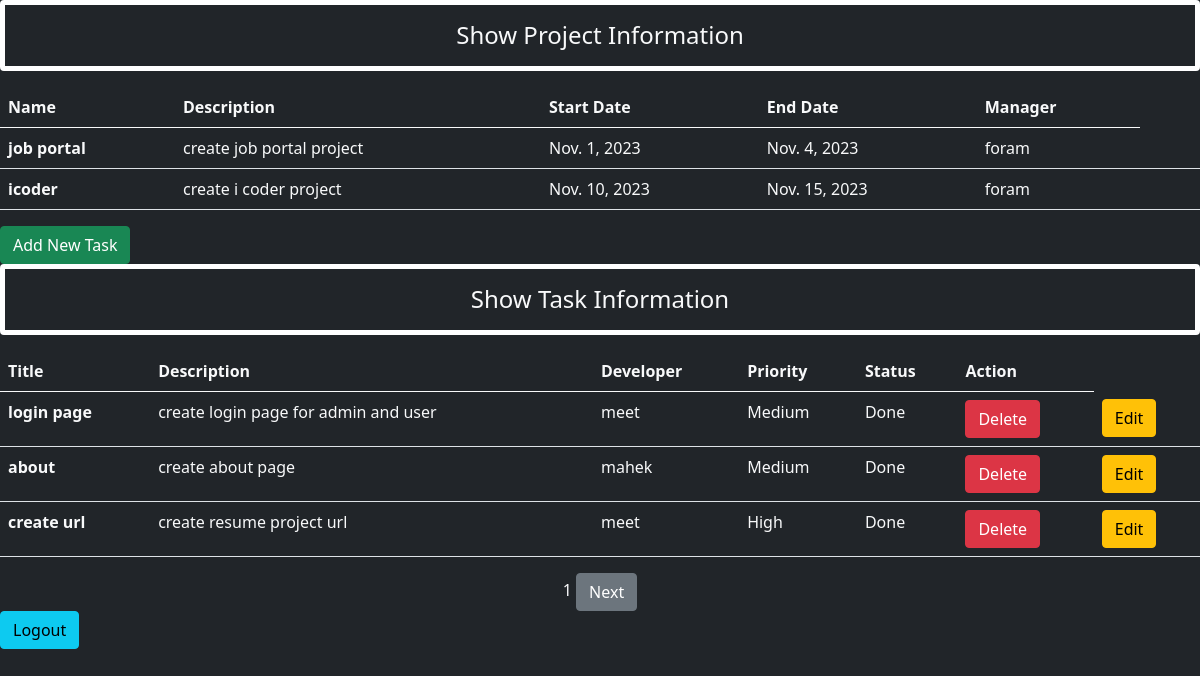
Page /manager_home/ (signed in) on the committed database.
### app/models.py (models this page shows, shortened)
class Project(models.Model):
    id = models.IntegerField(auto_created=True,primary_key=True)
    name = models.CharField(max_length=255)
    description = models.CharField(max_length=255)
    start_date = models.DateField(null=False)
    end_date = models.DateField(null=False)
    list_of_team_member = models.ForeignKey(User,on_delete=models.CASCADE)

class User(AbstractUser):
    is_developer = models.BooleanField('is_developer',default=False)
    is_manager = models.BooleanField('is_manager',default=False)
    is_admin = models.BooleanField('is_admin',default=False)

class Task(models.Model):
    id = models.IntegerField(auto_created=True,primary_key=True)
    title = models.CharField(max_length=255)
    description = models.CharField(max_length=255)
    priority = models.CharField(max_length=50,choices=Priority_choice)
    status = models.CharField(max_length=50,choices=status_choice)
    select_developer =models.ForeignKey(User,on_delete=models.CASCADE)

### app/views.py (the view)
# urls.py: path('manager_home/',views.manager_home,name='manager_home'),
def manager_home(request):
    if request.user.is_manager:
        name = request.user
        project = Project.objects.filter(list_of_team_member=name)
        tasks = Task.objects.all().order_by('status')
        p = Paginator(tasks, 3)
        page_number = request.GET.get('page')
        try:
            page_obj=p.get_page(page_number)
        except PageNotAnInteger:
            page_obj =p.page(1)
        except EmptyPage:
            page_obj=p.page(p.num_pages)
        return render(request,'app/manager_home.html',{'project':project,'tasks':tasks,'page_obj':page_obj})
    else:
        return HttpResponseRedirect('/login/')

### app/templates/app/manager_home.html (shortened to what this page needs)
<!DOCTYPE html>
<html lang="en">
<head>
    <link href="https://cdn.jsdelivr.net/npm/bootstrap@5.0.2/dist/css/bootstrap.min.css" rel="stylesheet">
</head>
<body class="bg-dark text-light">
    <div class="row">
        <div class="">
            <h4 class="text-center alert alert-grey border border-white border-5">Show Project Information</h4>
            {% if project %}
            <table class="table table-hover-light text-light">
                <thead>
                  <tr>
                    <th scope="col">Name</th>
                    <th scope="col">Description</th>
                    <th scope="col">Start Date</th>
                    <th scope="col">End Date</th>
                    <th scope="col">Manager</th>
                  </tr>
                </thead>
                <tbody>
                    {% for p in project %}
                  <tr>
                    <th scope="row">{{p.name}}</th>
                    <td>{{p.description}}</td>
                    <td>{{p.start_date}}
                    <td>{{p.end_date}}</td>
                    <td>{{p.list_of_team_member}}</td>
                    <td>
                    </td>
                    <td>
                  </tr>
                  {% endfor %}
                </tbody>
              </table>
            {% else %}
                <h4 class="text-center alert alert-grey border border-white">No record</h4>
            {% endif %}
            <a href="{% url "add_task" %}" class="btn btn-success btn-smx">Add New Task</a>
            <h4 class="text-center alert alert-grey border border-white border-5">Show Task Information</h4>
            {% if tasks %}
            <table class="table table-hover-light text-light">
                <thead>
                  <tr>
                    <th scope="col">Title</th>
                    <th scope="col">Description</th>
                    <th scope="col">Developer</th>
                    <th scope="col">Priority</th>
                    <th scope="col">Status</th>
                    <th scope="col">Action</th>
                  </tr>
                </thead>
                <tbody>
                    {% for p in page_obj.object_list %}
                  <tr>
                    <th scope="row">{{p.title}}</th>
                    <td>{{p.description}}</td>
                    <td>{{p.select_developer}}
                    <td>{{p.priority}}</td>
                    <td>{{p.status}}</td>
                    <td>
                         <form action="{% url 'deletetask' p.id %}" method='POST' class='d-inline'>
                            <input type="submit" value="Delete" class='btn btn-danger'>
                        </form>
                    </td>
                    <td>
                        <a href="{% url "updatetask" p.id %}" class="btn btn-warning btn-smx">Edit</a>
                  </tr>
                  {% endfor %}
                </tbody>
              </table>
            {% else %}
                <h4 class="text-center alert alert-warning">No record</h4>
                {% endif %}
                <center>
                  <span>{{page_obj.number}}</span>
                  {%if page_obj.has_next %}
                      <a href="?page={{page_obj.next_page_number}}" class="btn btn-secondary">Next</a>
                  {% endif %}
              </center>
              <a href="{% url "logout" %}" class="btn btn-info btn-smx">Logout</a>
        </div>
</body>
</html>

### rows in the picture
Project: name "job portal", description "create job portal project", start_date "Nov. 1, 2023", end_date "Nov. 4, 2023", list_of_team_member "foram"
Project: name "icoder", description "create i coder project", start_date "Nov. 10, 2023", end_date "Nov. 15, 2023", list_of_team_member "foram"
Task: title "login page", description "create login page for admin and user", select_developer "meet", priority "Medium", status "Done"
Task: title "about", description "create about page", select_developer "mahek", priority "Medium", status "Done"
Task: title "create url", description "create resume project url", select_developer "meet", priority "High", status "Done"

### other values in the picture
{{ page_obj.number }} "1"
